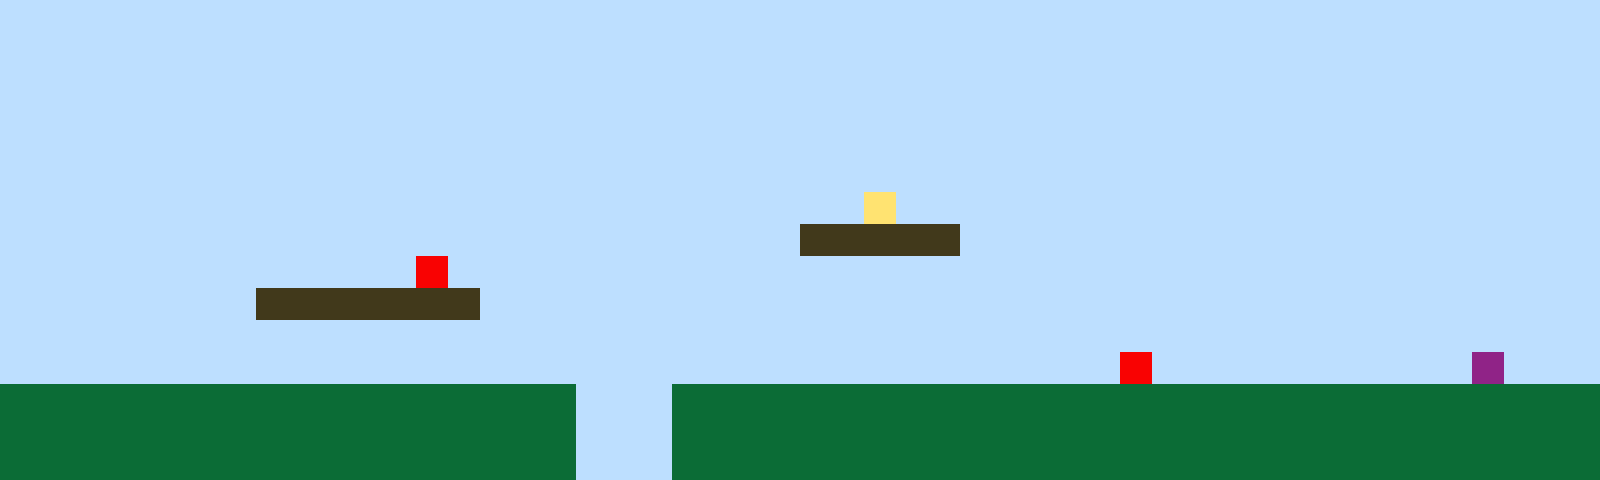

A 2D game scene composited from a Tiled map and its tileset images. What follows is a short description and the map's XML, with every tile layer's data as written:
An orthogonal 50x15 tile map with 32x32 px tiles, 1 tile layer (Tile Layer 1).

<map version="1.10" tiledversion="1.11.2" orientation="orthogonal" renderorder="right-up" width="50" height="15" tilewidth="32" tileheight="32" infinite="0" nextlayerid="2" nextobjectid="1"><editorsettings><export target="map1.csv" format="csv" /></editorsettings><tileset firstgid="1" name="sprites" tilewidth="32" tileheight="32" tilecount="6" columns="3"><image source="sprites.png" width="96" height="64" /></tileset><layer id="1" name="Tile Layer 1" width="50" height="15"><data encoding="csv">1,1,1,1,1,1,1,1,1,1,1,1,1,1,1,1,1,1,1,1,1,1,1,1,1,1,1,1,1,1,1,1,1,1,1,1,1,1,1,1,1,1,1,1,1,1,1,1,1,1,1,1,1,1,1,1,1,1,1,1,1,1,1,1,1,1,1,1,1,1,1,1,1,1,1,1,1,1,1,1,1,1,1,1,1,1,1,1,1,1,1,1,1,1,1,1,1,1,1,1,1,1,1,1,1,1,1,1,1,1,1,1,1,1,1,1,1,1,1,1,1,1,1,1,1,1,1,1,1,1,1,1,1,1,1,1,1,1,1,1,1,1,1,1,1,1,1,1,1,1,1,1,1,1,1,1,1,1,1,1,1,1,1,1,1,1,1,1,1,1,1,1,1,1,1,1,1,1,1,1,1,1,1,1,1,1,1,1,1,1,1,1,1,1,1,1,1,1,1,1,1,1,1,1,1,1,1,1,1,1,1,1,1,1,1,1,1,1,1,1,1,1,1,1,1,1,1,1,1,1,1,1,1,1,1,1,1,1,1,1,1,1,1,1,1,1,1,1,1,1,1,1,1,1,1,1,1,1,1,1,1,1,1,1,1,1,1,1,1,1,1,1,1,1,1,1,1,1,1,1,1,1,1,1,1,1,1,1,1,1,1,1,1,1,1,1,1,1,1,1,1,1,1,1,1,1,1,1,1,1,1,1,1,1,1,1,1,1,1,1,1,1,1,1,1,1,1,4,1,1,1,1,1,1,1,1,1,1,1,1,1,1,1,1,1,1,1,1,1,1,1,1,1,1,1,1,1,1,1,1,1,1,1,1,1,1,1,1,1,1,1,1,1,1,1,3,3,3,3,3,1,1,1,1,1,1,1,1,1,1,1,1,1,1,1,1,1,1,1,1,1,1,1,1,1,1,1,1,1,1,1,1,1,5,1,1,1,1,1,1,1,1,1,1,1,1,1,1,1,1,1,1,1,1,1,1,1,1,1,1,1,1,1,1,1,1,1,1,1,1,1,1,1,1,1,1,1,1,3,3,3,3,3,3,3,1,1,1,1,1,1,1,1,1,1,1,1,1,1,1,1,1,1,1,1,1,1,1,1,1,1,1,1,1,1,1,1,1,1,1,1,1,1,1,1,1,1,1,1,1,1,1,1,1,1,1,1,1,1,1,1,1,1,1,1,1,1,1,1,1,1,1,1,1,1,1,1,1,1,1,1,1,1,1,1,1,1,1,1,1,1,1,1,1,1,1,1,1,1,1,1,1,1,1,1,1,1,1,1,1,1,1,1,1,1,1,1,1,1,1,1,1,1,1,1,5,1,1,1,1,1,1,1,1,1,1,6,1,1,1,2,2,2,2,2,2,2,2,2,2,2,2,2,2,2,2,2,2,1,1,1,2,2,2,2,2,2,2,2,2,2,2,2,2,2,2,2,2,2,2,2,2,2,2,2,2,2,2,2,2,2,2,2,2,2,2,2,2,2,2,2,2,2,2,2,2,2,2,1,1,1,2,2,2,2,2,2,2,2,2,2,2,2,2,2,2,2,2,2,2,2,2,2,2,2,2,2,2,2,2,2,2,2,2,2,2,2,2,2,2,2,2,2,2,2,2,2,2,1,1,1,2,2,2,2,2,2,2,2,2,2,2,2,2,2,2,2,2,2,2,2,2,2,2,2,2,2,2,2,2</data></layer></map>
